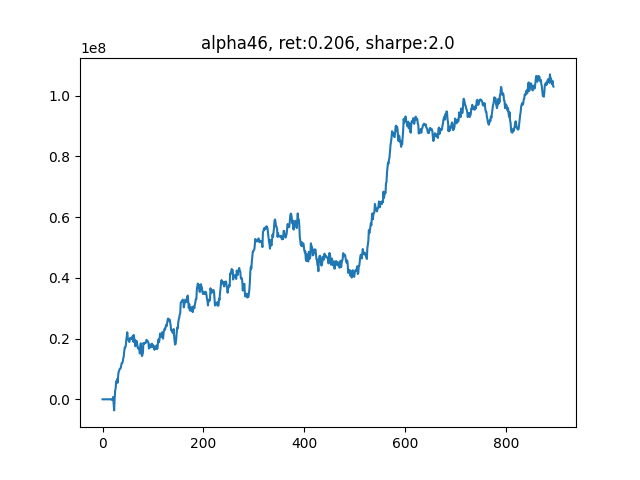

This figure's Python source:
'''
v_1.4
alpha101单因子测试
'''

from __future__ import print_function
import logging


import os
import time
import numpy as np
import pandas as pd
import matplotlib.pyplot as plt

import scipy.optimize as sco
from sklearn import preprocessing
from sklearn.linear_model import LinearRegression

import multiprocessing as mp
from concurrent.futures import ProcessPoolExecutor, as_completed



import warnings
warnings.filterwarnings("ignore")



############################ Define our factors ####################################### 
def RSIIndividual(data):
    t = 6                           # 需要6天的历史数据
    close = np.array(data)[:, 5]    # 股票N天的close数据
    delta = np.diff(close)     

    delta = pd.Series(delta)
    up, down = delta.copy(), delta.copy()
    up[up < 0] = 0
    down[down > 0] = 0
    roll_up1 = up.ewm(span=5).mean()                      # 上涨天数的指数移动平均
    roll_down1 = down.abs().ewm(span=5).mean()            # 下跌天数的指数移动平均
    RS1 = roll_up1 / roll_down1
    RSI1 = 100.0 - (100.0 / (1.0 + RS1))

    return -RSI1.iloc[-1]


def SixDayRS(data):
    '''
    六日收益率反转
    '''
    t = 6                           # 需要6天的历史数据
    close = np.array(data)[:, 5]    # 股票N天的close数据    
    return -(close[-1]/close[-t] - 1) 

def MOM(data):
    t = 6                           # 需要6天的历史数据
    close = np.array(data)[:, 5]    # 股票N天的close数据
    delta = np.diff(close)     

    delta = pd.Series(delta)
    up, down = delta.copy(), delta.copy()
    up[up < 0] = 0
    down[down > 0] = 0
    roll_up1 = up.ewm(span=5).mean()                      # 上涨天数的指数移动平均
    roll_down1 = down.abs().ewm(span=5).mean()            # 下跌天数的指数移动平均
    RS1 = roll_up1 / roll_down1
    RSI1 = 100.0 - (100.0 / (1.0 + RS1))

    six_day_rs = -(close[-1]/close[-t] - 1) 

    return (-RSI1.iloc[-1] + six_day_rs)/2

def Size(data):
    '''
    市值（收盘价近似代替）
    '''
    t = 6                                   # 需要6天的历史数据
    close = np.array(data)[:, 5]            # 股票N天的close数据
    size = np.log(close)         # 按行求均值
    size = pd.Series(size)
    size = size.rolling(window=5).mean()

    return -size.iloc[-1]


def VolumePct(data):
    '''
    成交量变化率
    '''
    t = 6                                      # 需要6天的历史数据
    volume = np.array(data)[:, 6]              # 股票N天的volume数据
    
    volume = pd.Series(volume)
    # v_pct = np.abs(volume.pct_change(1))
    v_pct = volume.pct_change(3)
    v_pct = v_pct.rolling(window=5).mean()
    return -v_pct.iloc[-1]

###############################   Alpha 101   ##############################
def Alpha6(data):
    _open = pd.Series(np.array(data)[:, 2])                # 开盘价
    volume = pd.Series(np.array(data)[:, 6])              # 股票N天的volume数据
    alpha6 = _open.rolling(window=10).corr(volume)
    return -1*alpha6.iloc[-1]

def Alpha7(data):
    close = pd.Series(np.array(data)[:, 5])
    amount = pd.Series(np.array(data)[:, 7])              # 股票N天的amount数据
    mean_amount = amount.rolling(window=5).mean().iloc[-1]
    if mean_amount<amount.iloc[-1]:
        delta = close.diff(3).abs().iloc[-10:]
        delta_rank = delta.rank()
        return -1*delta_rank.iloc[-1]*np.sign(delta.iloc[-1])
    else:
        return -1

def Alpha12(data):
    close = pd.Series(np.array(data)[:, 5])
    amount = pd.Series(np.array(data)[:, 7])              # 股票N天的amount数据
    _sign = np.sign(amount.diff(1).iloc[-1])
    delta = close.diff(1)
    return -1*_sign*delta.iloc[-1]

def Alpha23(data):
    high = pd.Series(np.array(data)[:, 3])
    _mean = high.rolling(10).mean()
    _delta = high.diff(2)
    if _mean.iloc[-1]<high.iloc[-1]:
        return -1*_delta.iloc[-1]
    else:
        return 0

def Alpha26(data):
    high = pd.Series(np.array(data)[:, 3])[-10:]
    amount = pd.Series(np.array(data)[:, 7])[-10:]
    high_rank = high.rank()
    amount_rank = amount.rank()
    _corr = amount_rank.rolling(window=5).corr(high_rank)
    res = _corr.rolling(window=3).max()

    return -1*res.iloc[-1]

def Alpha28(data):
    high = pd.Series(np.array(data)[:, 3])
    low = pd.Series(np.array(data)[:, 4])
    close = pd.Series(np.array(data)[:, 5])
    amount = pd.Series(np.array(data)[:, 7])
    adv10 = amount.rolling(window=10).mean().fillna(0)
    _corr = adv10.rolling(window=5).corr(low).fillna(0)
    _scale = _corr+(high+low)/2-close
    _scale /= _scale.abs().sum()
    
    return _scale.iloc[-1]

def Alpha41(data):
    high = np.array(data)[:, 3][-1]
    low = np.array(data)[:, 4][-1]
    volume = np.array(data)[:, 6][-1]
    amount = np.array(data)[:, 7][-1]

    return np.sqrt(high*low) - amount/volume

def Alpha43(data):
    close = pd.Series(np.array(data)[:, 5])
    amount = pd.Series(np.array(data)[:, 7])
    adv10 = amount.rolling(10).mean()
    amount_rank = (amount/adv10).rank()
    delta = (-1*close.diff(4)).iloc[-4:]
    delta_rank = delta.rank()

    return amount_rank.iloc[-1]*delta_rank.iloc[-1]

def Alpha46(data):
    close = np.array(data)[:, 5]
    condition1 = (close[-20]-close[-10])/10 - (close[-10]-close[-1])/10
    if condition1 > 0.25:
        return -1
    elif condition1 < 0:
        return 1
    else:
        return -1*(close[-1]-close[-2])
        

###############################   并行计算因子   ##############################
def each_task(_key, _array):
    factors = []
    # factors.append(RSIIndividual(_array))
    # factors.append(SixDayRS(_array))
    # factors.append(Size(_array))
    # factors.append(VolumePct(_array))
    factors.append(Alpha46(_array))
    return (_key, factors)

def mp_task(batch, data):
    res = []
    for _key in batch:
        res.append(each_task(_key, data[_key]))
    return res

def _batch(stock_list):
    num_of_stock = len(stock_list)
    batch_size = num_of_stock // os.cpu_count()
    for i in range(0, num_of_stock, batch_size):
        yield stock_list[i: i+batch_size]

###############################   回归法估计因子权重   ##############################
def factor_regression(factors_record, pct_record, i):
    X = factors_record[-(i+2)]
    X[np.isnan(X)] = 0
    Y = pct_record[-i]
    Y[np.isnan(Y)] = 0
    reg = LinearRegression()
    # print("X", X)
    # print("Y", Y)
    reg.fit(X,Y)   
    factor_weight = list(reg.coef_)
    factor_weight.append(reg.intercept_)
    
    return factor_weight

###############################   有效前沿计算个股权重   ##############################
def portfolio_annualised_performance(weights, mean_returns, cov_matrix):
    returns = np.sum(mean_returns*weights ) *252
    std = np.sqrt(np.dot(weights.T, np.dot(cov_matrix, weights))) * np.sqrt(252)
    return std, returns

def neg_sharpe_ratio(weights, mean_returns, cov_matrix, risk_free_rate):
    p_var, p_ret = portfolio_annualised_performance(weights, mean_returns, cov_matrix)
    return -(p_ret - risk_free_rate) / p_var

def max_sharpe_ratio(mean_returns, cov_matrix, risk_free_rate):
    num_assets = len(mean_returns)
    args = (mean_returns, cov_matrix, risk_free_rate)
    constraints = ({'type': 'eq', 'fun': lambda x: np.sum(x) - 1})
    bound = (0.0,1.0)
    bounds = tuple(bound for asset in range(num_assets))
    result = sco.minimize(neg_sharpe_ratio, num_assets*[1./num_assets,], args=args,
                        method='SLSQP', bounds=bounds, constraints=constraints)
    return result

###############################   计算仓位收益率   ##############################
def calculate_pct(all_data, position, my_sequence):

    # t+2 和 t+1 的价差
    delta = all_data[all_data['Date'] == my_sequence+2]['Close'].values - \
            all_data[all_data['Date'] == my_sequence+1]['Close'].values

    profit = position @ delta
    return profit



# 因子或是回归最多利用过去10天的数据
MAX_NUM_RECORD = 10
num_of_holding = 100
leverage = 1
my_sequence = 0        # 当前日期
cur_capital = 5e8          # 初始资金
fee = 1.5e-4           # 手续费率

data = {}               # 储存一段时间的行情
yesterday_close = []    # 记录昨日收盘价，用于计算当日收益率
pct_record = []         # 记录每日收益率
factors_record = []     # 记录每日因子值
factors_weight = []     # 因子加权权重
capital_record = []     # 记录资金变动

file_name = r"./CONTEST_DATA_TEST_100_1.csv"
all_data = pd.read_csv(file_name, 
                    usecols=[0,1,2,3,4,5,6,7], 
                    names=['Date','Instrument','Open','High','Low','Close','Volume','Amount'])


daily_data = all_data[all_data['Date']==my_sequence].values
num_of_stock = daily_data.shape[0]
stock_list = np.arange(num_of_stock)

print(daily_data.shape)

# 每一支股票单独存在字典里
for i in range(num_of_stock):
    data[i] = []
    data[i].append(daily_data[i])

stock_batch = list(_batch(stock_list))
# print(stock_batch)

total_days = 900
mp.set_start_method('fork')

while(my_sequence<total_days-5):
    my_sequence += 1
    all_factors = [[]] * num_of_stock     # 每个股票的所有因子是一行
    
    start =  time.time()
    capital_record.append(cur_capital-5e8)
    print('current day: {}, current capital: {}......\n'.format(my_sequence, cur_capital))

    daily_data = all_data[all_data['Date']==my_sequence].values
    daily_data = daily_data[:, 0:8]
    today_close = daily_data[:, 5]                    # 当日收盘价
    if len(yesterday_close)>0:                        # 从第二天开始算起
        pct = (today_close - yesterday_close)/yesterday_close
        pct_record.append(pct)

    num_of_stock = daily_data.shape[0]
    stock_list = np.arange(num_of_stock)

    print(daily_data.shape)

    # 每一支股票单独存在字典里
    for i in range(num_of_stock):
        data[i].append(daily_data[i])

    use_time = time.time() - start
    print("Time of 🍦: ", round(use_time,2))

    if len(data[0]) >= 20:

        with ProcessPoolExecutor() as executor:
            futures = [executor.submit(mp_task, batch, data) for batch in stock_batch]
            for future in as_completed(futures):
                factors_batch = future.result()
                for i in range(len(factors_batch)):
                    _key, factors = factors_batch[i]
                    # print(_key, factors)
                    all_factors[_key] = factors

        # print(all_factors)
        print(len(all_factors))                                               # N * K

        use_time = time.time() - start
        print("Time of 🍎: ", round(use_time,2))

        all_factors = np.array(all_factors)
        all_factors[np.isnan(all_factors)] = 0                                # 处理空值
        all_factors[np.isinf(all_factors)] = 0                                # 处理无限值
        all_factors = preprocessing.scale(all_factors)              # 按列z-score标准化
        # all_factors = np.hstack(([[1]]*num_of_stock, all_factors))            # 每一行最左侧插入[1]
        factors_record.append(all_factors)                                    # T * N * (K)，储存一段时间的因子值，用于计算因子收益率
        num_of_factor = all_factors.shape[1]
        
        if len(factors_weight) == 0:
            final_factors = np.array(all_factors).mean(axis=1)
        else:
            final_factors = np.hstack((all_factors, [[1]]*num_of_stock)) @ np.array(factors_weight)
        
        use_time = time.time() - start
        print("Time of 🍌: ", round(use_time,2))

        _rank = np.argsort(np.argsort(final_factors))    # 0-499，多因子等权组合之后的排序值
        _pos = np.array([0]*num_of_stock)
        
        _buy_line = num_of_stock-num_of_holding/2
        _sell_line = num_of_holding/2
        _pos[_rank>=_buy_line] = 1
        _pos[_rank<_sell_line] = -1
        
        position = _pos * cur_capital * leverage / num_of_holding / today_close
        position[np.isnan(position)] = 0
        position = position.astype(int)
        print("len of position: ", len(position))
        # print(position)
        daily_profit = calculate_pct(all_data, position, my_sequence)
        cur_capital += daily_profit
        cur_capital *= (1-fee)          # 扣除手续费

        use_time = time.time() - start
        print("Time of 🍊: ", round(use_time,2))

        if len(factors_record) >= 10:
            # 其实只做了8次回归，取平均值
            factors_weight = []
            
            # with ProcessPoolExecutor() as executor:
            #     futures = [executor.submit(factor_regression, factors_record, pct_record, i+1) for i in range(len(factors_record)-2)]
            #     for future in as_completed(futures):
            #         factors_weight.append(future.result())
            
            # factors_weight = np.array(factors_weight).mean(axis=0)
            # factors_weight /= np.sum(factors_weight)

            # print("factors_weight: ", factors_weight)
            # if len(factors_record) >= 20: factors_record.pop(0)

        use_time = time.time() - start
        print("Time of 🍐: ", round(use_time,2))

        # 删除最老的一天的数据
        if len(data[0]) >= 20:
            for i in range(num_of_stock):
                data[i].pop(0)
        
        use_time = time.time() - start
        print("Time of 🍉: ", round(use_time,2))

    # use_time = time.time() - start
    # print("Time of posting position: %s", use_time)
    # time.sleep(0.1)
    
    yesterday_close = today_close

total_return = round(capital_record[-1]/5e8, 4)
daily_pct = pd.Series(capital_record)+5e8
daily_pct = daily_pct.pct_change()
sharpe = daily_pct.mean() / daily_pct.std() * np.sqrt(252)
sharpe = np.round(sharpe)

_name = 'alpha46'
plt.figure()
plt.plot(capital_record)
_title = "{}, ret:{}, sharpe:{}".format(_name, total_return, sharpe)
plt.title(_title)
plt.savefig('backtest_{}.png'.format(_name))

factors_record = np.array(factors_record)[:,:,0]
pd.DataFrame(factors_record).to_csv('factors_{}.csv'.format(_name))
